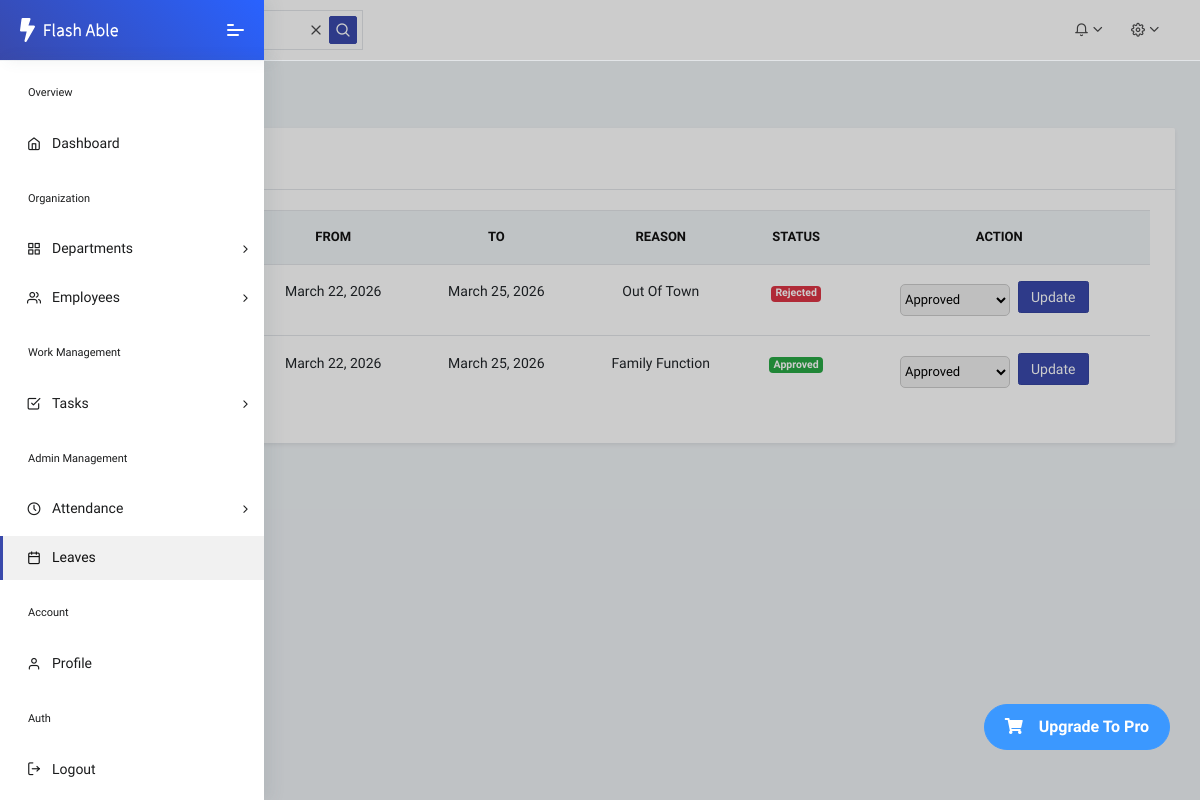
/leave_list/, run on an earlier commit of the app's database.
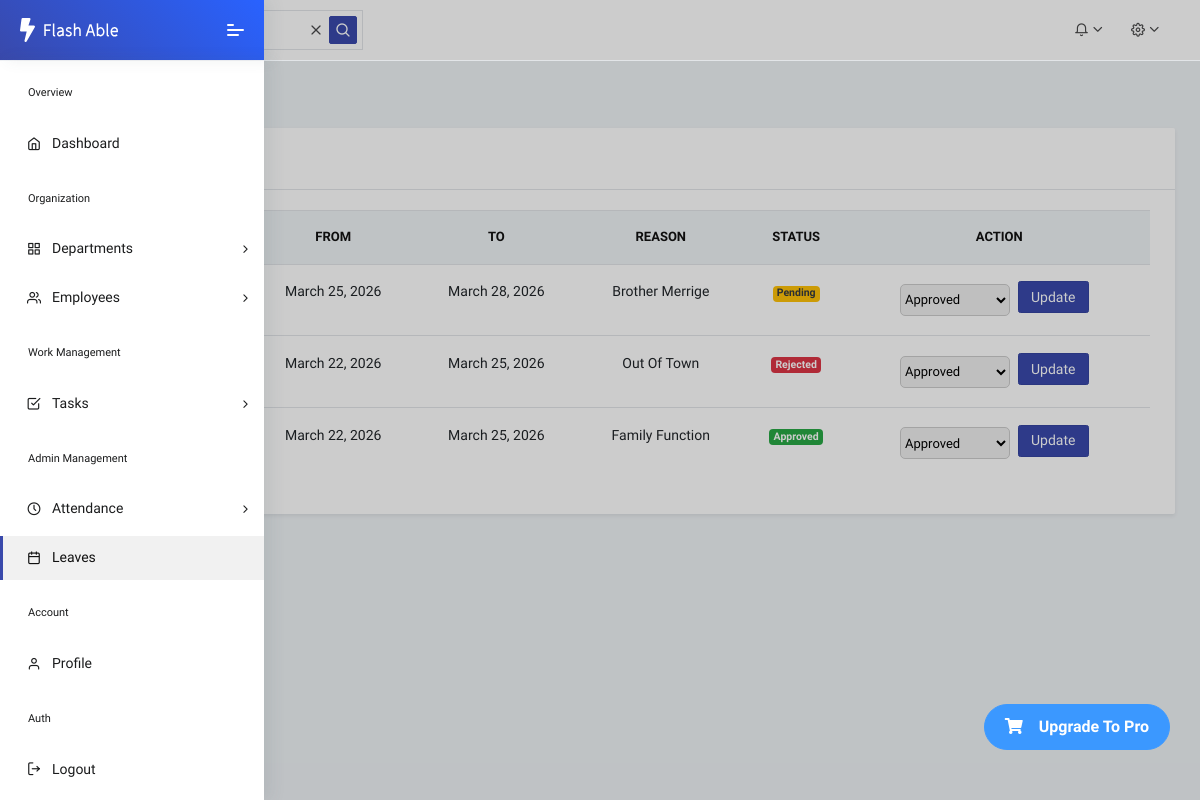
And on a later commit of the database.
### core/models.py (models this page shows, shortened)
class Leave(models.Model):
    STATUS = [
        ("Pending", "Pending"),
        ("Approved", "Approved"),
        ("Rejected", "Rejected"),
    ]
    employee = models.ForeignKey(User, on_delete=models.CASCADE)
    start_date = models.DateField()
    end_date = models.DateField()
    reason = models.TextField()
    status = models.CharField(
        max_length=20,
        choices=STATUS,
        default="Pending"
    )

### core/views.py (the view)
# urls.py: path('leave_list/', views.leave_list, name='leave-list'),
def leave_list(request):
    leaves = Leave.objects.select_related('employee').order_by('-id')
    context = {
        'leaves' : leaves
    }
    return render(request,'leave/Leave_list.html',context)

### core/templates/leave/Leave_list.html (shortened to what this page needs)
{% extends 'dashboard/Admin_Dashboard.html' %}
{% load static %}
{% block mein %}
<div class="pcoded-main-container">
    <div class="pcoded-wrapper">
        <div class="pcoded-content">
            <div class="pcoded-inner-content">
                <div class="main-body">
                    <div class="page-wrapper">
                        <div class="page-header mb-3">
                            <div class="page-block">
                                <div class="row align-items-center">
                                    <div class="col-md-12">
                                        <h5 class="m-b-10">Leave Management</h5>
                                    </div>
                                </div>
                            </div>
                        </div>
                        <div class="card shadow-sm">
                            <div class="card-header">
                                <h5 class="mb-0">Leave Requests</h5>
                            </div>
                            <div class="card-body">
                                <div class="table-responsive">
                                    <table class="table table-hover align-middle text-center">
                                        <thead class="table-light">
                                            <tr>
                                                <th>Employee</th>
                                                <th>From</th>
                                                <th>To</th>
                                                <th>Reason</th>
                                                <th>Status</th>
                                                <th>Action</th>
                                            </tr>
                                        </thead>
                                        <tbody>
                                            {% for l in leaves %}
                                            <tr>
                                                <td>{{ l.employee.username }}</td>
                                                <td>{{ l.start_date }}</td>
                                                <td>{{ l.end_date }}</td>
                                                <td>{{ l.reason }}</td>
                                                <td>
                                                    {% if l.status == "Approved" %}
                                                        <span class="badge badge-success">Approved</span>
                                                    {% elif l.status == "Rejected" %}
                                                        <span class="badge badge-danger">Rejected</span>
                                                    {% else %}
                                                        <span class="badge badge-warning text-dark">Pending</span>
                                                    {% endif %}
                                                </td>
                                                <td>
                                                    <form method="post" action="{% url 'update-leave-status' l.id %}"
                                                          style="display:flex; justify-content:center; align-items:center; gap:8px;">
                                                        <select name="status"
                                                                style="width:110px; height:32px; border-radius:5px; border:1px solid #ccc; font-size:13px;">
                                                            <option value="Approved">Approved</option>
                                                        </select>
                                                        <button type="submit" class="btn btn-sm btn-primary" style="height:32px;">
                                                            Update
                                                        </button>
                                                    </form>
                                                </td>
                                            </tr>
                                            {% empty %}
                                            <tr>
                                                <td colspan="6">No leave requests found</td>
                                            </tr>
                                            {% endfor %}
                                        </tbody>
                                    </table>
                                </div>
                            </div>
                        </div>
                    </div>
                </div>
            </div>
        </div>
    </div>
</div>
{% endblock %}

### core/templates/dashboard/Admin_Dashboard.html (shortened to what this page needs)
{% load static %}
<!DOCTYPE html>
<html lang="en">
<head>
	<link rel="stylesheet" href="{% static 'assets/fonts/fontawesome/css/fontawesome-all.min.css' %}">
	<link rel="stylesheet" href="{% static 'assets/plugins/animation/css/animate.min.css' %}">
	<link rel="stylesheet" href="{% static 'assets/css/style.css' %}">
	<link href="https://cdn.jsdelivr.net/npm/bootstrap-icons@1.11.3/font/bootstrap-icons.css" rel="stylesheet">
</head>
<body class="">
	<nav class="pcoded-navbar menupos-fixed menu-light brand-blue ">
		<div class="navbar-wrapper ">
			<div class="navbar-brand header-logo">
				<a href="index.html" class="b-brand">
					<img src="{% static 'assets/images/logo.svg' %}" alt="" class="logo images">
				</a>
				<a class="mobile-menu" id="mobile-collapse" href="#!"><span></span></a>
			</div>
			<div class="navbar-content scroll-div">
				<ul class="nav pcoded-inner-navbar">
					<li class="nav-item pcoded-menu-caption">
						<label>Overview</label>
					</li>
					<li class="nav-item">
						<a href="{% url 'admin-dashboard' %}" class="nav-link"><span class="pcoded-micon"><i class="feather icon-home"></i></span><span class="pcoded-mtext">Dashboard</span></a>
					</li>
					<li class="nav-item pcoded-menu-caption">
						<label>Organization</label>
					</li>
					<li class="nav-item pcoded-hasmenu">
						<a href="#!" class="nav-link"><span class="pcoded-micon"><i class="feather icon-grid"></i></span><span class="pcoded-mtext">Departments</span></a>
					</li>
					<li class="nav-item pcoded-hasmenu">
						<a href="#!" class="nav-link"><span class="pcoded-micon"><i class="feather icon-users"></i></span><span class="pcoded-mtext">Employees</span></a>
					</li>
					<li class="nav-item pcoded-menu-caption">
						<label>Work Management</label>
					</li>
					<li class="nav-item pcoded-hasmenu">
						<a href="#!" class="nav-link"><span class="pcoded-micon"><i class="feather icon-check-square"></i></span><span class="pcoded-mtext">Tasks</span></a>
					</li>
					<li class="nav-item pcoded-menu-caption">
						<label>Admin Management</label>
					</li>
					<li class="nav-item pcoded-hasmenu">
						<a href="#!" class="nav-link"><span class="pcoded-micon"><i class="feather icon-clock"></i></span><span class="pcoded-mtext">Attendance</span></a>
					</li>
					<li class="nav-item">
						<a href="{% url 'leave-list'  %}" class="nav-link"><span class="pcoded-micon"><i class="feather icon-calendar"></i></span><span class="pcoded-mtext">Leaves</span></a>
					</li>
					<li class="nav-item pcoded-menu-caption">
						<label>Account</label>
					</li>
					<li class="nav-item">
						<a href="{% url 'admin-profile' %}" class="nav-link"><span class="pcoded-micon"><i class="feather icon-user"></i></span><span class="pcoded-mtext">Profile</span></a>
					</li>
					<li class="nav-item pcoded-menu-caption">
						<label>Auth</label>
					</li>
					<form action="POST" action="{% url 'user-logout' %}">
					<li class="nav-item"><a href="{% url 'user-logout' %}" class="nav-link"><span class="pcoded-micon"><i class="feather icon-log-out"></i></span><span class="pcoded-mtext">Logout</span></a></li>
					</form>
				</ul>
			</div>
		</div>
	</nav>
	<header class="navbar pcoded-header navbar-expand-lg navbar-light headerpos-fixed">
		<div class="collapse navbar-collapse">
			<ul class="navbar-nav mr-auto">
				<li class="nav-item">
					<div class="main-search open">
						<div class="input-group">
							<a href="#!" class="input-group-append search-close">
								<i class="feather icon-x input-group-text"></i>
							</a>
							<span class="input-group-append search-btn btn btn-primary">
								<i class="feather icon-search input-group-text"></i>
							</span>
						</div>
					</div>
				</li>
			</ul>
			<ul class="navbar-nav ml-auto">
				<li>
					<div class="dropdown">
						<a class="dropdown-toggle" href="#" data-toggle="dropdown"><i class="icon feather icon-bell"></i></a>
					</div>
				</li>
				<li>
					<div class="dropdown drp-user">
						<a href="#" class="dropdown-toggle" data-toggle="dropdown">
							<i class="icon feather icon-settings"></i>
						</a>
					</div>
				</li>
			</ul>
		</div>
	</header>
	{% block mein %}{% endblock %}
</body>
</html>

What changed in the data, as far as the page shows it:
added Leave: start_date "March 25, 2026", end_date "March 28, 2026", reason "Brother Merrige", status "Pending"
